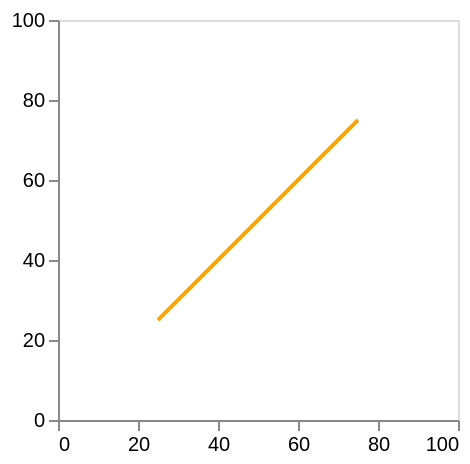

Source (Vega-Lite JSON):
### Vega specification from a JSON file in a GitHub repository (floating-point values rounded to 4 significant figures)
{"$schema": "https://vega.github.io/schema/vega/v5.json", "description": "A scatterplot showing horsepower and miles per gallons for various cars.", "background": "white", "padding": 5, "width": 200, "height": 200, "style": "cell", "data": [{"name": "source_0", "values": [{}]}], "signals": [{"name": "x", "value": 25, "bind": {"input": "range", "min": 1, "max": 100, "step": 1}}, {"name": "x2", "value": 75, "bind": {"input": "range", "min": 1, "max": 100, "step": 1}}, {"name": "y", "value": 25, "bind": {"input": "range", "min": 1, "max": 100, "step": 1}}, {"name": "y2", "value": 75, "bind": {"input": "range", "min": 1, "max": 100, "step": 1}}, {"name": "strokeWidth", "value": 2, "bind": {"input": "range", "min": 0, "max": 10, "step": 0.5}}, {"name": "strokeCap", "value": "butt", "bind": {"input": "select", "options": ["butt", "round", "square"]}}, {"name": "strokeDash", "value": [1, 0], "bind": {"input": "select", "options": [[1, 0], [8, 8], [8, 4], [4, 4], [4, 2], [2, 1], [1, 1]]}}], "marks": [{"name": "marks", "type": "rule", "style": ["rule"], "from": {"data": "source_0"}, "encode": {"update": {"strokeCap": {"signal": "strokeCap"}, "strokeWidth": {"signal": "strokeWidth"}, "strokeDash": {"signal": "strokeDash"}, "stroke": {"value": "orange"}, "x": {"scale": "x", "signal": "x"}, "x2": {"scale": "x", "signal": "x2"}, "y": {"scale": "y", "signal": "y"}, "y2": {"scale": "y", "signal": "y2"}}}}], "scales": [{"name": "x", "type": "linear", "domain": [0, 100], "range": [0, {"signal": "width"}], "nice": true, "zero": true}, {"name": "y", "type": "linear", "domain": [0, 100], "range": [{"signal": "height"}, 0], "nice": true, "zero": true}], "axes": [{"scale": "x", "orient": "bottom", "grid": false, "labelFlush": true, "labelOverlap": true, "tickCount": {"signal": "ceil(width/40)"}, "zindex": 0}, {"scale": "y", "orient": "left", "grid": false, "labelOverlap": true, "tickCount": {"signal": "ceil(height/40)"}, "zindex": 0}], "config": {"projection": {"type": "equalEarth"}}}
